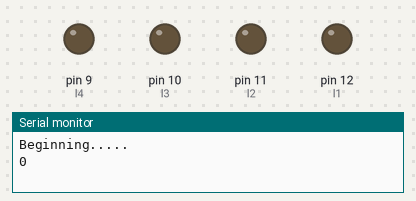
Simulated run of this sketch. Board: Arduino Uno, built with avr-gcc and run on an emulated ATmega328P. Shown: output pins drawn as LEDs (lit = HIGH), the last lines printed to the serial monitor.

Above: at 0.7 s.
At 2.0 s:
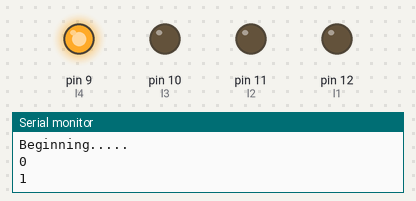
At 3.0 s:
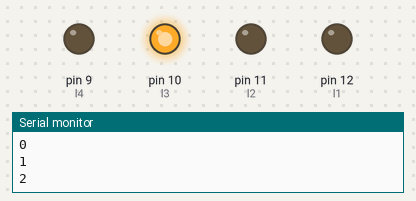
At 5.0 s:
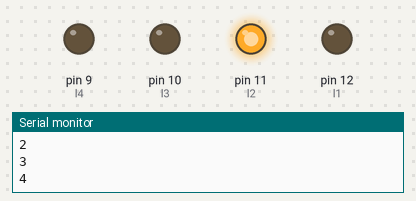
At 7.0 s:
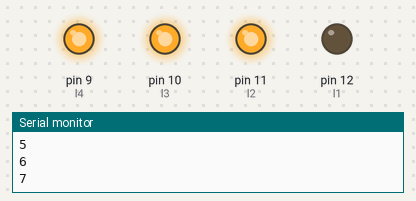
At 9.2 s:
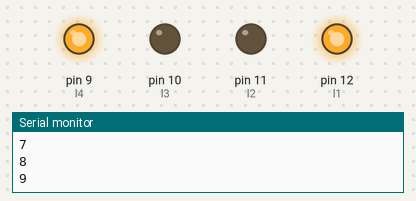
Timing chart, 0 to 12.4 s (numbered marks = the images above):
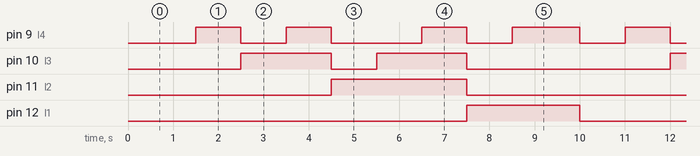

The sketch:

LED_Binary_Counter.ino
```cpp
// LED Binary Counter
int l1=12;
int l2=11;
int l3=10;
int l4=9;
int dly=1000;
void setup() {
pinMode(l1,OUTPUT);
pinMode(l2,OUTPUT);
pinMode(l3,OUTPUT);
pinMode(l4,OUTPUT);
Serial.begin(9600);
}

void loop() {

  Serial.println("Beginning.....");
  delay(500);

  Serial.println("0");
  digitalWrite(l1,LOW);
  digitalWrite(l2,LOW);
  digitalWrite(l3,LOW);
  digitalWrite(l4,LOW);
  delay(dly);

  Serial.println("1");
  digitalWrite(l1,LOW);
  digitalWrite(l2,LOW);
  digitalWrite(l3,LOW);
  digitalWrite(l4,HIGH);
  delay(dly);

  Serial.println("2");
  digitalWrite(l1,LOW);
  digitalWrite(l2,LOW);
  digitalWrite(l3,HIGH);
  digitalWrite(l4,LOW);
  delay(dly);

  Serial.println("3");
  digitalWrite(l1,LOW);
  digitalWrite(l2,LOW);
  digitalWrite(l3,HIGH);
  digitalWrite(l4,HIGH);
  delay(dly);

  Serial.println("4");
  digitalWrite(l1,LOW);
  digitalWrite(l2,HIGH);
  digitalWrite(l3,LOW);
  digitalWrite(l4,LOW);
  delay(dly);

  Serial.println("5");
  digitalWrite(l1,LOW);
  digitalWrite(l2,HIGH);
  digitalWrite(l3,LOW);
  digitalWrite(l4,HIGH);

  Serial.println("6");
  digitalWrite(l1,LOW);
  digitalWrite(l2,HIGH);
  digitalWrite(l3,HIGH);
  digitalWrite(l4,LOW);
  delay(dly);

  Serial.println("7");
  digitalWrite(l1,LOW);
  digitalWrite(l2,HIGH);
  digitalWrite(l3,HIGH);
  digitalWrite(l4,HIGH);
  delay(dly);

  Serial.println("8");
  digitalWrite(l1,HIGH);
  digitalWrite(l2,LOW);
  digitalWrite(l3,LOW);
  digitalWrite(l4,LOW);
  delay(dly);

  Serial.println("9");
  digitalWrite(l1,HIGH);
  digitalWrite(l2,LOW);
  digitalWrite(l3,LOW);
  digitalWrite(l4,HIGH);
  delay(dly);

  Serial.println("END...........");

}
```

Measured:
- by itself, pin 9 (l4): repeats every 9.5 s: LOW 1.0 s, HIGH 1.0 s, LOW 2.0 s, HIGH 1.0 s, LOW 1.0 s, HIGH 1.5 s, LOW 1.0 s, HIGH 1.0 s
- by itself, pin 10 (l3): repeats every 9.5 s: LOW 1.0 s, HIGH 2.0 s, LOW 4.5 s, HIGH 2.0 s
- by itself, pin 11 (l2): alternates HIGH for 3.0 s and LOW for 6.5 s
- by itself, pin 12 (l1): alternates HIGH for 2.5 s and LOW for 7.0 s
